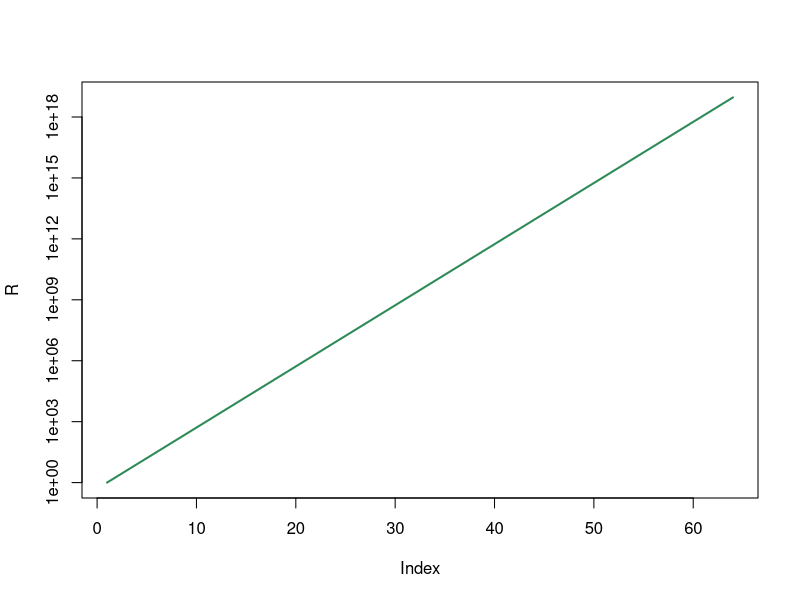
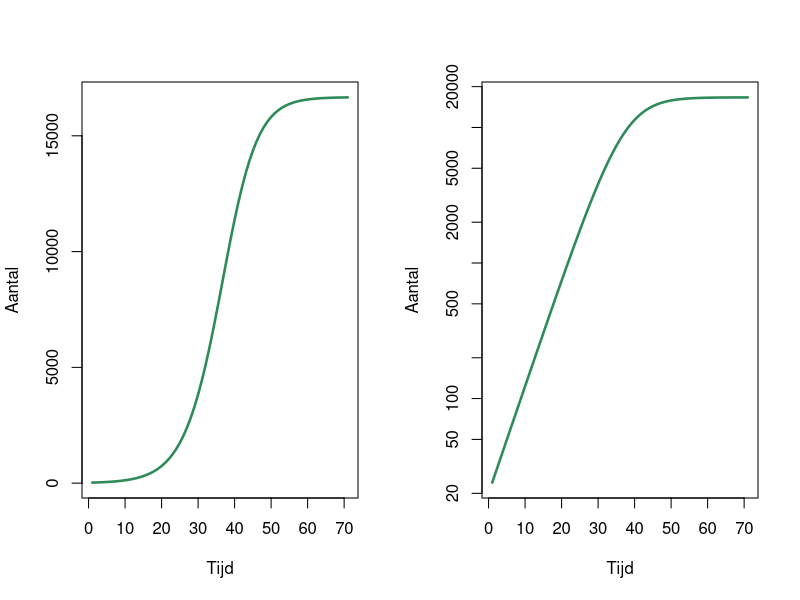

Source code (R) for these figures, in order:
## ---- chunk 1
#| eval: true
#| echo: true
#| code-fold: false
#| class-output: output

2^64
## ---- chunk 2
#| eval: true
#| echo: true
#| code-fold: false

R <- 1 # beginaantal rijst

# herhaal iets 63 keer met een for-loop
for (t in 1:63) {
  R[t+1] <- 2*R[t]
}
print(R[64])
## ---- chunk 3
#| eval: true
#| echo: true
#| code-fold: false
#| label: fig-exponential

# beginaantal rijst
R <- 1

# herhaal iets 63 keer met een for-loop
for (i in 1:63) {
  R[i+1] <- R[i]*2 # R in volgende stap is 2*R in deze stap
}

plot(R , type='l', col="seagreen", log="y", lwd=2) 
## ---- chunk 4
#| echo: true
#| label: fig-logaritmischecurves
#| code-fold: true
#| eval: true
#| fig-height: 3
x<- 24
for(i in 1:70){
  x[i+1] <- x[i] * 1.2 * (1-(x[i]/10^5))
}
par(mfrow=c(1,2))
plot(x, xlab="Tijd", ylab="Aantal", lwd=2.5, type='l', col='seagreen')
plot(x, xlab="Tijd", ylab="Aantal", lwd=2.5, type='l', col='seagreen',log="y")

## ---- chunk 5
# definieren van begin aantal konijnen
konijnen <- 24

# verdubbel het aantal konijnen 10 keer
for (i in 1:10){
    konijnen <- konijnen*2
}
